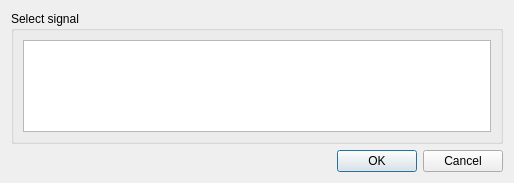
<?xml version="1.0" encoding="UTF-8"?>
<ui version="4.0">
 <class>SelectSignalDialog</class>
 <widget class="QDialog" name="SelectSignalDialog">
  <property name="geometry">
   <rect>
    <x>0</x>
    <y>0</y>
    <width>514</width>
    <height>183</height>
   </rect>
  </property>
  <property name="windowTitle">
   <string>Go to slot</string>
  </property>
  <layout class="QVBoxLayout" name="verticalLayout">
   <item>
    <widget class="QGroupBox" name="groupBox">
     <property name="title">
      <string>Select signal</string>
     </property>
     <layout class="QVBoxLayout" name="verticalLayout_2">
      <item>
       <widget class="QTreeView" name="signalList">
        <property name="sortingEnabled">
         <bool>false</bool>
        </property>
        <attribute name="headerVisible">
         <bool>false</bool>
        </attribute>
        <column>
         <property name="text">
          <string>signal</string>
         </property>
        </column>
        <column>
         <property name="text">
          <string>class</string>
         </property>
        </column>
       </widget>
      </item>
     </layout>
    </widget>
   </item>
   <item>
    <widget class="QDialogButtonBox" name="buttonBox">
     <property name="orientation">
      <enum>Qt::Horizontal</enum>
     </property>
     <property name="standardButtons">
      <set>QDialogButtonBox::Cancel|QDialogButtonBox::Ok</set>
     </property>
    </widget>
   </item>
  </layout>
 </widget>
 <resources/>
 <connections>
  <connection>
   <sender>buttonBox</sender>
   <signal>accepted()</signal>
   <receiver>SelectSignalDialog</receiver>
   <slot>accept()</slot>
   <hints>
    <hint type="sourcelabel">
     <x>257</x>
     <y>335</y>
    </hint>
    <hint type="destinationlabel">
     <x>157</x>
     <y>274</y>
    </hint>
   </hints>
  </connection>
  <connection>
   <sender>buttonBox</sender>
   <signal>rejected()</signal>
   <receiver>SelectSignalDialog</receiver>
   <slot>reject()</slot>
   <hints>
    <hint type="sourcelabel">
     <x>325</x>
     <y>335</y>
    </hint>
    <hint type="destinationlabel">
     <x>286</x>
     <y>274</y>
    </hint>
   </hints>
  </connection>
 </connections>
</ui>
